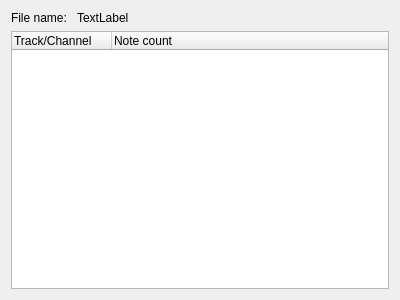
<?xml version="1.0" encoding="UTF-8"?>
<ui version="4.0">
 <class>FileInfoDialog</class>
 <widget class="QDialog" name="FileInfoDialog">
  <property name="geometry">
   <rect>
    <x>0</x>
    <y>0</y>
    <width>400</width>
    <height>300</height>
   </rect>
  </property>
  <property name="windowTitle">
   <string>File Info</string>
  </property>
  <layout class="QVBoxLayout" name="verticalLayout">
   <item>
    <layout class="QHBoxLayout" name="horizontalLayout">
     <item>
      <widget class="QLabel" name="label">
       <property name="sizePolicy">
        <sizepolicy hsizetype="Minimum" vsizetype="Preferred">
         <horstretch>0</horstretch>
         <verstretch>0</verstretch>
        </sizepolicy>
       </property>
       <property name="text">
        <string>File name: </string>
       </property>
      </widget>
     </item>
     <item>
      <widget class="QLabel" name="fileName">
       <property name="sizePolicy">
        <sizepolicy hsizetype="Expanding" vsizetype="Preferred">
         <horstretch>0</horstretch>
         <verstretch>0</verstretch>
        </sizepolicy>
       </property>
       <property name="text">
        <string>TextLabel</string>
       </property>
      </widget>
     </item>
    </layout>
   </item>
   <item>
    <widget class="QTreeWidget" name="channelsTree">
     <attribute name="headerVisible">
      <bool>true</bool>
     </attribute>
     <attribute name="headerVisible">
      <bool>true</bool>
     </attribute>
     <column>
      <property name="text">
       <string>Track/Channel</string>
      </property>
     </column>
     <column>
      <property name="text">
       <string>Note count</string>
      </property>
     </column>
    </widget>
   </item>
  </layout>
 </widget>
 <resources/>
 <connections/>
</ui>
